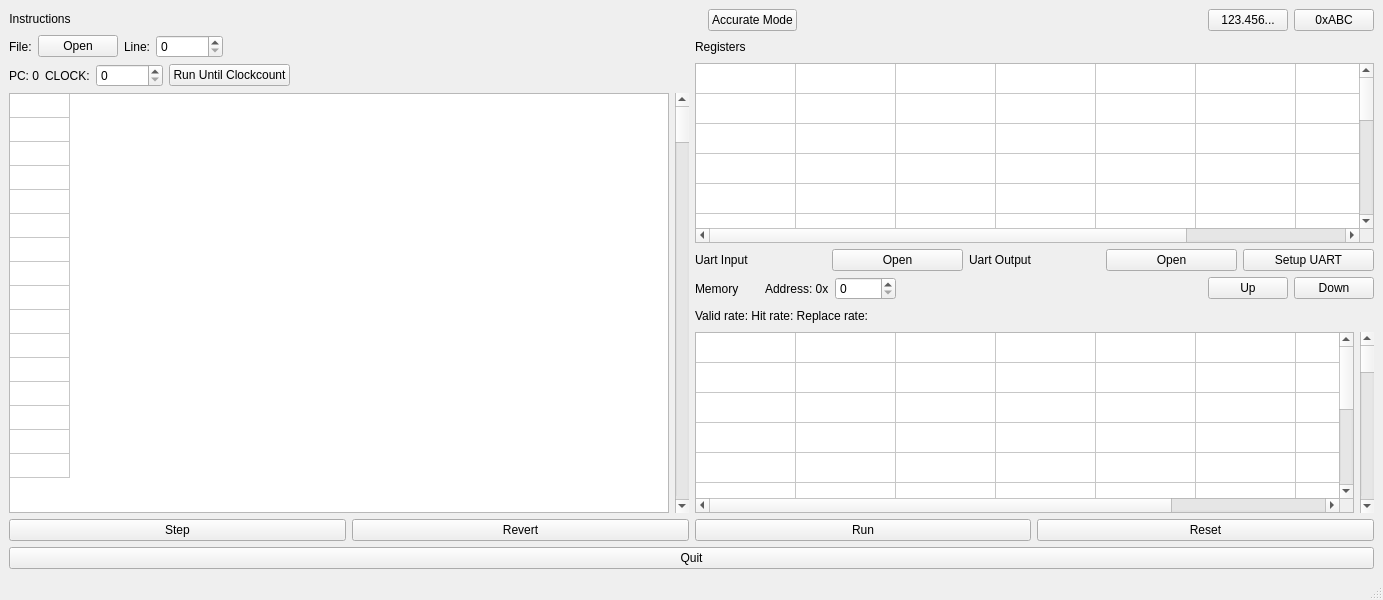
<?xml version="1.0" encoding="UTF-8"?>
<ui version="4.0">
 <class>MainWindow</class>
 <widget class="QMainWindow" name="MainWindow">
  <property name="geometry">
   <rect>
    <x>0</x>
    <y>0</y>
    <width>1383</width>
    <height>600</height>
   </rect>
  </property>
  <property name="sizePolicy">
   <sizepolicy hsizetype="Expanding" vsizetype="Expanding">
    <horstretch>0</horstretch>
    <verstretch>0</verstretch>
   </sizepolicy>
  </property>
  <property name="windowTitle">
   <string>☆彡OreOre-V Simulator☆彡</string>
  </property>
  <widget class="QWidget" name="centralwidget">
   <layout class="QVBoxLayout" name="verticalLayout_3">
    <item>
     <layout class="QHBoxLayout" name="horizontalLayout_13">
      <item>
       <layout class="QVBoxLayout" name="verticalLayout_2">
        <item>
         <layout class="QHBoxLayout" name="horizontalLayout_11">
          <item>
           <widget class="QLabel" name="label_3">
            <property name="text">
             <string>Instructions</string>
            </property>
            <property name="alignment">
             <set>Qt::AlignCenter</set>
            </property>
           </widget>
          </item>
          <item>
           <spacer name="horizontalSpacer_8">
            <property name="orientation">
             <enum>Qt::Horizontal</enum>
            </property>
            <property name="sizeHint" stdset="0">
             <size>
              <width>40</width>
              <height>20</height>
             </size>
            </property>
           </spacer>
          </item>
         </layout>
        </item>
        <item>
         <layout class="QHBoxLayout" name="horizontalLayout_5">
          <item>
           <widget class="QLabel" name="label_4">
            <property name="text">
             <string>File:</string>
            </property>
           </widget>
          </item>
          <item>
           <widget class="QPushButton" name="pushButton_9">
            <property name="text">
             <string>Open</string>
            </property>
           </widget>
          </item>
          <item>
           <widget class="QLabel" name="label_5">
            <property name="text">
             <string>Line:</string>
            </property>
           </widget>
          </item>
          <item>
           <widget class="QSpinBox" name="InstLinespinBox">
            <property name="maximum">
             <number>1000000000</number>
            </property>
           </widget>
          </item>
          <item>
           <spacer name="horizontalSpacer_7">
            <property name="orientation">
             <enum>Qt::Horizontal</enum>
            </property>
            <property name="sizeHint" stdset="0">
             <size>
              <width>40</width>
              <height>20</height>
             </size>
            </property>
           </spacer>
          </item>
         </layout>
        </item>
        <item>
         <layout class="QHBoxLayout" name="horizontalLayout_9">
          <item>
           <widget class="QLabel" name="pc">
            <property name="text">
             <string>PC: 0</string>
            </property>
           </widget>
          </item>
          <item>
           <widget class="QLabel" name="clk">
            <property name="text">
             <string>CLOCK:</string>
            </property>
           </widget>
          </item>
          <item>
           <widget class="QSpinBox" name="ClockSpin">
            <property name="maximum">
             <number>999999999</number>
            </property>
           </widget>
          </item>
          <item>
           <widget class="QPushButton" name="pushButton_5">
            <property name="text">
             <string>Run Until Clockcount</string>
            </property>
           </widget>
          </item>
          <item>
           <spacer name="horizontalSpacer_3">
            <property name="orientation">
             <enum>Qt::Horizontal</enum>
            </property>
            <property name="sizeHint" stdset="0">
             <size>
              <width>13</width>
              <height>21</height>
             </size>
            </property>
           </spacer>
          </item>
         </layout>
        </item>
        <item>
         <layout class="QHBoxLayout" name="horizontalLayout_7">
          <item>
           <widget class="QTableWidget" name="Instructions">
            <property name="rowCount">
             <number>16</number>
            </property>
            <property name="columnCount">
             <number>1</number>
            </property>
            <attribute name="horizontalHeaderVisible">
             <bool>false</bool>
            </attribute>
            <attribute name="horizontalHeaderCascadingSectionResizes">
             <bool>false</bool>
            </attribute>
            <attribute name="horizontalHeaderMinimumSectionSize">
             <number>0</number>
            </attribute>
            <attribute name="horizontalHeaderDefaultSectionSize">
             <number>60</number>
            </attribute>
            <attribute name="horizontalHeaderHighlightSections">
             <bool>false</bool>
            </attribute>
            <attribute name="verticalHeaderVisible">
             <bool>false</bool>
            </attribute>
            <attribute name="verticalHeaderMinimumSectionSize">
             <number>0</number>
            </attribute>
            <attribute name="verticalHeaderDefaultSectionSize">
             <number>24</number>
            </attribute>
            <row/>
            <row/>
            <row/>
            <row/>
            <row/>
            <row/>
            <row/>
            <row/>
            <row/>
            <row/>
            <row/>
            <row/>
            <row/>
            <row/>
            <row/>
            <row/>
            <column/>
           </widget>
          </item>
          <item>
           <widget class="QScrollBar" name="verticalScrollBar">
            <property name="orientation">
             <enum>Qt::Vertical</enum>
            </property>
           </widget>
          </item>
         </layout>
        </item>
       </layout>
      </item>
      <item>
       <layout class="QVBoxLayout" name="verticalLayout">
        <item>
         <layout class="QHBoxLayout" name="horizontalLayout_4">
          <item>
           <widget class="QLabel" name="label_7">
            <property name="text">
             <string/>
            </property>
           </widget>
          </item>
          <item>
           <widget class="QPushButton" name="SimulatorModeButton">
            <property name="text">
             <string>Accurate Mode</string>
            </property>
           </widget>
          </item>
          <item>
           <spacer name="horizontalSpacer_4">
            <property name="orientation">
             <enum>Qt::Horizontal</enum>
            </property>
            <property name="sizeHint" stdset="0">
             <size>
              <width>40</width>
              <height>20</height>
             </size>
            </property>
           </spacer>
          </item>
          <item>
           <widget class="QPushButton" name="pushButton_7">
            <property name="text">
             <string>123.456...</string>
            </property>
           </widget>
          </item>
          <item>
           <widget class="QPushButton" name="pushButton_8">
            <property name="text">
             <string>0xABC</string>
            </property>
           </widget>
          </item>
         </layout>
        </item>
        <item>
         <layout class="QHBoxLayout" name="horizontalLayout_3">
          <item>
           <widget class="QLabel" name="label_2">
            <property name="text">
             <string>Registers</string>
            </property>
           </widget>
          </item>
          <item>
           <spacer name="horizontalSpacer_2">
            <property name="orientation">
             <enum>Qt::Horizontal</enum>
            </property>
            <property name="sizeHint" stdset="0">
             <size>
              <width>40</width>
              <height>20</height>
             </size>
            </property>
           </spacer>
          </item>
         </layout>
        </item>
        <item>
         <widget class="QTableWidget" name="RegTable">
          <property name="sizePolicy">
           <sizepolicy hsizetype="Expanding" vsizetype="Expanding">
            <horstretch>0</horstretch>
            <verstretch>0</verstretch>
           </sizepolicy>
          </property>
          <property name="rowCount">
           <number>16</number>
          </property>
          <property name="columnCount">
           <number>8</number>
          </property>
          <attribute name="horizontalHeaderVisible">
           <bool>false</bool>
          </attribute>
          <attribute name="horizontalHeaderMinimumSectionSize">
           <number>0</number>
          </attribute>
          <attribute name="horizontalHeaderHighlightSections">
           <bool>false</bool>
          </attribute>
          <attribute name="verticalHeaderVisible">
           <bool>false</bool>
          </attribute>
          <attribute name="verticalHeaderMinimumSectionSize">
           <number>0</number>
          </attribute>
          <attribute name="verticalHeaderHighlightSections">
           <bool>false</bool>
          </attribute>
          <row/>
          <row/>
          <row/>
          <row/>
          <row/>
          <row/>
          <row/>
          <row/>
          <row/>
          <row/>
          <row/>
          <row/>
          <row/>
          <row/>
          <row/>
          <row/>
          <column/>
          <column/>
          <column/>
          <column/>
          <column/>
          <column/>
          <column/>
          <column/>
         </widget>
        </item>
        <item>
         <layout class="QHBoxLayout" name="horizontalLayout">
          <item>
           <widget class="QLabel" name="uartInputLabel">
            <property name="text">
             <string>Uart Input</string>
            </property>
           </widget>
          </item>
          <item>
           <widget class="QPushButton" name="uartInputButton">
            <property name="text">
             <string>Open</string>
            </property>
           </widget>
          </item>
          <item>
           <widget class="QLabel" name="uartOutputLabel">
            <property name="text">
             <string>Uart Output</string>
            </property>
           </widget>
          </item>
          <item>
           <widget class="QPushButton" name="uartOutputButton">
            <property name="text">
             <string>Open</string>
            </property>
           </widget>
          </item>
          <item>
           <widget class="QPushButton" name="uartSetupButton">
            <property name="text">
             <string>Setup UART</string>
            </property>
           </widget>
          </item>
         </layout>
        </item>
        <item>
         <layout class="QHBoxLayout" name="horizontalLayout_2">
          <item>
           <widget class="QLabel" name="label_6">
            <property name="text">
             <string>Memory      </string>
            </property>
           </widget>
          </item>
          <item>
           <widget class="QLabel" name="label">
            <property name="text">
             <string>Address: 0x</string>
            </property>
           </widget>
          </item>
          <item>
           <widget class="QSpinBox" name="address">
            <property name="maximum">
             <number>1000000000</number>
            </property>
            <property name="displayIntegerBase">
             <number>16</number>
            </property>
           </widget>
          </item>
          <item>
           <spacer name="horizontalSpacer_6">
            <property name="orientation">
             <enum>Qt::Horizontal</enum>
            </property>
            <property name="sizeHint" stdset="0">
             <size>
              <width>40</width>
              <height>20</height>
             </size>
            </property>
           </spacer>
          </item>
          <item>
           <widget class="QPushButton" name="memUpButton">
            <property name="text">
             <string>Up</string>
            </property>
           </widget>
          </item>
          <item>
           <widget class="QPushButton" name="memDownButton">
            <property name="text">
             <string>Down</string>
            </property>
           </widget>
          </item>
         </layout>
        </item>
        <item>
         <layout class="QHBoxLayout" name="horizontalLayout_12">
          <item>
           <widget class="QLabel" name="CacheSummary">
            <property name="text">
             <string>Valid rate: Hit rate: Replace rate: </string>
            </property>
           </widget>
          </item>
          <item>
           <spacer name="horizontalSpacer">
            <property name="orientation">
             <enum>Qt::Horizontal</enum>
            </property>
            <property name="sizeHint" stdset="0">
             <size>
              <width>40</width>
              <height>20</height>
             </size>
            </property>
           </spacer>
          </item>
         </layout>
        </item>
        <item>
         <layout class="QHBoxLayout" name="horizontalLayout_8">
          <item>
           <widget class="QTableWidget" name="MemTable">
            <property name="rowCount">
             <number>11</number>
            </property>
            <property name="columnCount">
             <number>8</number>
            </property>
            <attribute name="horizontalHeaderVisible">
             <bool>false</bool>
            </attribute>
            <attribute name="horizontalHeaderCascadingSectionResizes">
             <bool>true</bool>
            </attribute>
            <attribute name="horizontalHeaderMinimumSectionSize">
             <number>0</number>
            </attribute>
            <attribute name="horizontalHeaderHighlightSections">
             <bool>true</bool>
            </attribute>
            <attribute name="verticalHeaderVisible">
             <bool>false</bool>
            </attribute>
            <attribute name="verticalHeaderCascadingSectionResizes">
             <bool>true</bool>
            </attribute>
            <attribute name="verticalHeaderMinimumSectionSize">
             <number>0</number>
            </attribute>
            <attribute name="verticalHeaderHighlightSections">
             <bool>true</bool>
            </attribute>
            <row>
             <property name="text">
              <string>新しい行</string>
             </property>
            </row>
            <row>
             <property name="text">
              <string>新しい行</string>
             </property>
            </row>
            <row>
             <property name="text">
              <string>新しい行</string>
             </property>
            </row>
            <row>
             <property name="text">
              <string>新しい行</string>
             </property>
            </row>
            <row>
             <property name="text">
              <string>新しい行</string>
             </property>
            </row>
            <row>
             <property name="text">
              <string>新しい行</string>
             </property>
            </row>
            <row>
             <property name="text">
              <string>新しい行</string>
             </property>
            </row>
            <row/>
            <row/>
            <row/>
            <row/>
            <column>
             <property name="text">
              <string>+0</string>
             </property>
            </column>
            <column>
             <property name="text">
              <string>+1</string>
             </property>
            </column>
            <column>
             <property name="text">
              <string>+2</string>
             </property>
            </column>
            <column>
             <property name="text">
              <string>+3</string>
             </property>
            </column>
            <column>
             <property name="text">
              <string>+4</string>
             </property>
            </column>
            <column>
             <property name="text">
              <string>+5</string>
             </property>
            </column>
            <column>
             <property name="text">
              <string>+6</string>
             </property>
            </column>
            <column>
             <property name="text">
              <string>+7</string>
             </property>
            </column>
           </widget>
          </item>
          <item>
           <widget class="QScrollBar" name="MemScrollBar">
            <property name="pageStep">
             <number>1</number>
            </property>
            <property name="orientation">
             <enum>Qt::Vertical</enum>
            </property>
           </widget>
          </item>
         </layout>
        </item>
       </layout>
      </item>
     </layout>
    </item>
    <item>
     <layout class="QHBoxLayout" name="horizontalLayout_6">
      <item>
       <widget class="QPushButton" name="pushButton_2">
        <property name="text">
         <string>Step</string>
        </property>
       </widget>
      </item>
      <item>
       <widget class="QPushButton" name="revertButton">
        <property name="text">
         <string>Revert</string>
        </property>
       </widget>
      </item>
      <item>
       <widget class="QPushButton" name="pushButton">
        <property name="text">
         <string>Run</string>
        </property>
       </widget>
      </item>
      <item>
       <widget class="QPushButton" name="pushButton_3">
        <property name="text">
         <string>Reset</string>
        </property>
       </widget>
      </item>
     </layout>
    </item>
    <item>
     <widget class="QPushButton" name="pushButton_4">
      <property name="text">
       <string>Quit</string>
      </property>
     </widget>
    </item>
   </layout>
  </widget>
  <widget class="QStatusBar" name="statusbar"/>
 </widget>
 <resources/>
 <connections>
  <connection>
   <sender>pushButton_4</sender>
   <signal>released()</signal>
   <receiver>MainWindow</receiver>
   <slot>close()</slot>
   <hints>
    <hint type="sourcelabel">
     <x>540</x>
     <y>553</y>
    </hint>
    <hint type="destinationlabel">
     <x>7</x>
     <y>33</y>
    </hint>
   </hints>
  </connection>
 </connections>
</ui>
